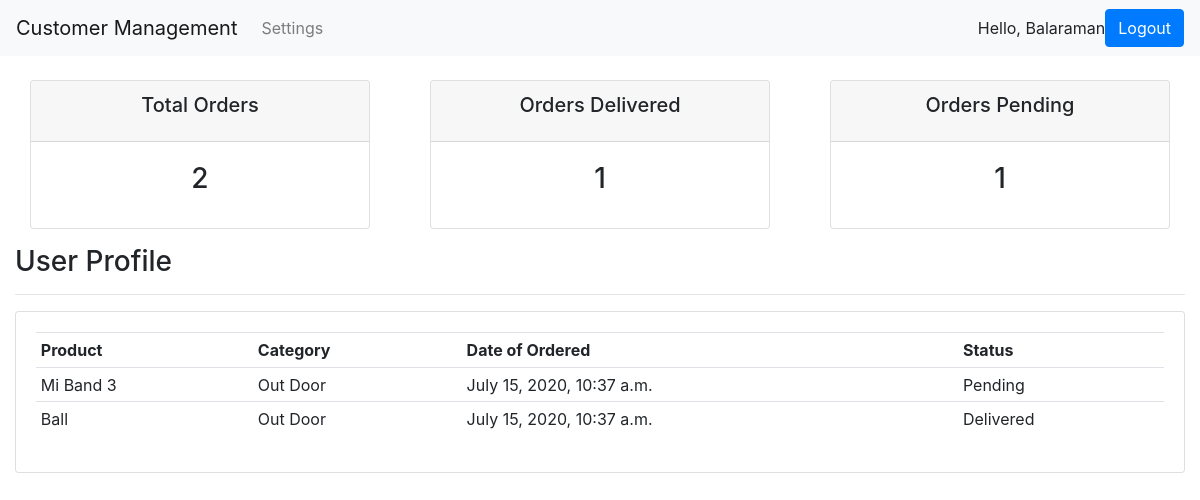
/user/ (signed in), run on the app's committed database.
### for_study_app1/models.py (models this page shows, shortened)
class Order(models.Model):
    STATUS=(
           ('Pending','Pending'),
           ('Out of delivery','Out of delivery'),
           ('Delivered','Delivered'),
           )
    customer=models.ForeignKey(Customer,null=True,on_delete=models.CASCADE)
    product=models.ForeignKey(Product,null=True,on_delete=models.CASCADE)
    created_date=models.DateTimeField(auto_now_add=True,null=True)
    status=models.CharField(max_length=200,null=True,choices=STATUS)

class Product(models.Model):
    CATEGORY=(
           ('Indoor','Indoor'),
           ('Out Door','Out Door'),
           )
    name=models.CharField(max_length=200,null=True)
    price=models.FloatField(null=True)
    category=models.CharField(max_length=200,null=True,choices=CATEGORY)
    description=models.CharField(max_length=200,null=True)
    created_date=models.DateTimeField(auto_now_add=True,null=True)
    tags=models.ManyToManyField(Tag)
    def __str__(self):
        return self.name

### for_study_app1/decorators.py (the view)
        def wrapper_func(request,*args,**kwargs):
            group= None
            if request.user.groups.exists():
                group=request.user.groups.all()[0].name
            if group in allowed_roles:
                return view_func(request,*args,**kwargs)
            else:
                return HttpResponse("You are not authorized to view the page ! Please contact 9995175780")

### for_study_app1/views.py (called while the page is built)
@login_required(login_url='login')
@allowed_users(allowed_roles=['customer'])
def UserPage(request):
    orders=request.user.customer.order_set.all()
    delivered=orders.filter(status='Delivered').count()
    pending=orders.filter(status='Pending').count()
    total_orders=orders.count()
    context={'orders':orders,'delivered':delivered,'pending':pending,'total_orders':total_orders}
    return render(request,'user.html',context)

### for_study_app1/templates/user.html
{%extends 'Base.html'%}
{%block content%}
{%include 'status.html'%}
<h3>User Profile</h3>
<hr>
<div class="row">
  <div class="col-md">
    <div class="card card-body">
      <table class="table table-sm">
        <tr>
          <th>Product</th>
          <th>Category</th>
          <th>Date of Ordered</th>
          <th>Status</th>
        </tr>
        {%for order in orders%}
        <tr>
          <td>{{order.product}}</td>
          <td>{{order.product.category}}</td>
          <td>{{order.created_date}}</td>
          <td>{{order.status}}</td>
        </tr>
        {%endfor%}
      </table>
    </div>
  </div>
</div>
{%endblock%}

### for_study_app1/templates/navbar.html (shortened to what this page needs)
<nav class="navbar navbar-expand-lg navbar-light bg-light">
<a class="navbar-brand" href="{%url 'dashboard'%}">Customer Management</a>
<div class="collapse navbar-collapse" id="navbarNav">
<ul class="navbar-nav">
  {%if request.user.is_staff%}
  <li class="nav-item active">
    <a class="nav-link" href="{%url 'dashboard'%}">Dashboard <span class="sr-only">(current)</span></a>
  </li>
  <li class="nav-item">
    <a class="nav-link" href="{%url 'product'%}">Product</a>
  </li>
  {%else%}
  <li class="nav-item">
    <a class="nav-link" href="{%url 'account'%}">Settings</a>
  </li>
  {%endif%}
</ul>
</div>
<span>Hello,  {{request.user}}</span>
<span><a class='btn btn-primary' href="{%url 'logout'%}">Logout</a></span>
</nav>

### data on the page
Order: product "Mi Band 3", product.category "Out Door", created_date "July 15, 2020, 10:37 a.m.", status "Pending"
Order: product "Ball", product.category "Out Door", created_date "July 15, 2020, 10:37 a.m.", status "Delivered"

### other printed values
{{ request.user }} "Balaraman"
{{ total_orders }} "2"
{{ delivered }} "1"
{{ pending }} "1"
